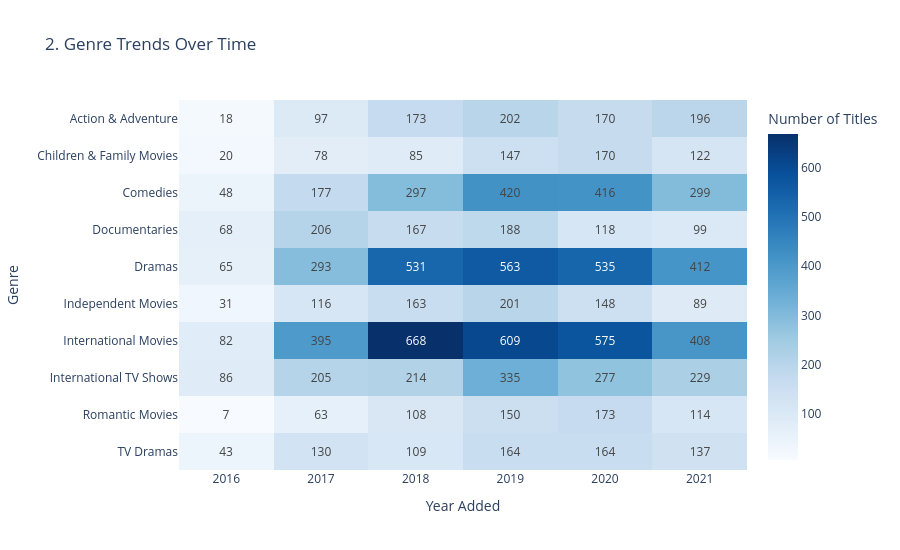

Source (notebook cell):
### Markdown cell above
## Visualization 2: Genre Trends Over Time
**Research question:** Which genres are most common, and how has their representation changed?

**Visual mapping:** This is a heatmap. Each row is one of the 10 most common genres in the data being shown. Each column is a year added. Color is the number of titles, and the cell text repeats that count. Darker cells are larger counts. A title can carry more than one genre, so a title can appear in more than one row. Ali et al. compared genres with static charts. This heatmap adds the year, so a genre's rank can be followed across time.

**Scope:** The displayed chart uses titles added from 2016 through 2021, for the same reason as Visualization 1.

**Findings:** International Movies, Dramas, and Comedies stay at the top of the heatmap. International Movies peak in 2018 at 668 titles. Dramas peak in 2019 at 563, and Comedies peak in 2019 at 420. Romantic Movies and Children & Family Movies keep growing into 2020. Most genres then fall by 2021, which matches the decline in Visualization 1, but the peaks are not all in the same year.

### Code cell
def create_chart_2(data):
    genres = data.explode("genre_list").copy()

    top = genres["genre_list"].value_counts().head(10).index
    genres = genres[genres["genre_list"].isin(top)]

    counts = (
        genres.groupby(["genre_list", "year_added"])
        .size()
        .unstack(fill_value=0)
    )

    counts.columns = counts.columns.astype(int)

    fig = px.imshow(
        counts,
        title="2. Genre Trends Over Time",
        labels={
            "x": "Year Added",
            "y": "Genre",
            "color": "Number of Titles"
        },
        aspect="auto",
        text_auto=True,
        color_continuous_scale="Blues"
    )

    fig.update_layout(height=550)

    return fig

added = df.dropna(subset=["year_added"])
added = added[added["year_added"].between(2016, 2021)]
fig = create_chart_2(added)
fig.show()

### Figure 1 — Plotly figure (JSON) as saved in the notebook; plotly's stock layout.template omitted (floating-point values rounded to 4 significant figures)
{"data": [{"coloraxis": "coloraxis", "hovertemplate": "Year Added: %{x}<br>Genre: %{y}<br>Number of Titles: %{z}<extra></extra>", "name": "0", "texttemplate": "%{z}", "type": "heatmap", "x": [2016, 2017, 2018, 2019, 2020, 2021], "xaxis": "x", "y": ["Action & Adventure", "Children & Family Movies", "Comedies", "Documentaries", "Dramas", "Independent Movies", "International Movies", "International TV Shows", "Romantic Movies", "TV Dramas"], "yaxis": "y", "z": [[18, 97, 173, 202, 170, 196], [20, 78, 85, 147, 170, 122], [48, 177, 297, 420, 416, 299], [68, 206, 167, 188, 118, 99], [65, 293, 531, 563, 535, 412], [31, 116, 163, 201, 148, 89], [82, 395, 668, 609, 575, 408], [86, 205, 214, 335, 277, 229], [7, 63, 108, 150, 173, 114], [43, 130, 109, 164, 164, 137]]}], "layout": {"coloraxis": {"autocolorscale": false, "colorbar": {"title": {"text": "Number of Titles"}}, "colorscale": [[0, "rgb(247,251,255)"], [0.125, "rgb(222,235,247)"], [0.25, "rgb(198,219,239)"], [0.375, "rgb(158,202,225)"], [0.5, "rgb(107,174,214)"], [0.625, "rgb(66,146,198)"], [0.75, "rgb(33,113,181)"], [0.875, "rgb(8,81,156)"], [1, "rgb(8,48,107)"]]}, "height": 550, "title": {"text": "2. Genre Trends Over Time"}, "xaxis": {"anchor": "y", "domain": [0, 1], "title": {"text": "Year Added"}}, "yaxis": {"anchor": "x", "autorange": "reversed", "domain": [0, 1], "title": {"text": "Genre"}}}}
